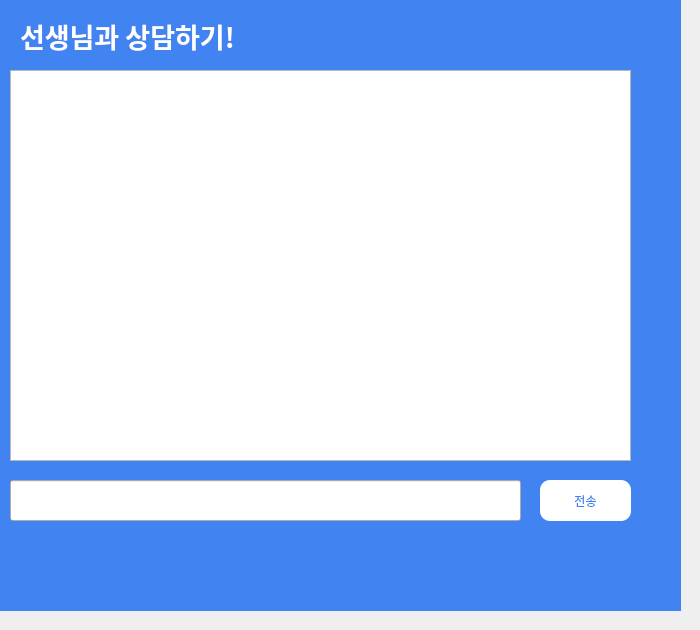
     <widget class="QWidget" name="page_6">
      <widget class="QListWidget" name="chatlistWidget">
       <property name="geometry">
        <rect>
         <x>10</x>
         <y>70</y>
         <width>621</width>
         <height>391</height>
        </rect>
       </property>
       <property name="font">
        <font>
         <family>배달의민족 한나체 Pro</family>
         <pointsize>12</pointsize>
        </font>
       </property>
      </widget>
      <widget class="QLabel" name="label_9">
       <property name="geometry">
        <rect>
         <x>20</x>
         <y>15</y>
         <width>261</width>
         <height>41</height>
        </rect>
       </property>
       <property name="font">
        <font>
         <family>배달의민족 한나체 Pro</family>
         <pointsize>20</pointsize>
         <weight>75</weight>
         <bold>true</bold>
        </font>
       </property>
       <property name="styleSheet">
        <string notr="true">color:rgb(255,255,255);</string>
       </property>
       <property name="text">
        <string>선생님과 상담하기!</string>
       </property>
      </widget>
      <widget class="QLineEdit" name="chatline">
       <property name="geometry">
        <rect>
         <x>10</x>
         <y>480</y>
         <width>511</width>
         <height>41</height>
        </rect>
       </property>
       <property name="font">
        <font>
         <pointsize>22</pointsize>
        </font>
       </property>
      </widget>
      <widget class="QPushButton" name="chatsend_btn">
       <property name="geometry">
        <rect>
         <x>540</x>
         <y>480</y>
         <width>91</width>
         <height>41</height>
        </rect>
       </property>
       <property name="styleSheet">
        <string notr="true">background-color:rgb(255,255,255);

color:rgb(65,131,240);
border-radius: 10px;</string>
       </property>
       <property name="text">
        <string>전송</string>
       </property>
      </widget>
      <widget class="QLabel" name="label_21">
       <property name="geometry">
        <rect>
         <x>-10</x>
         <y>-10</y>
         <width>691</width>
         <height>621</height>
        </rect>
       </property>
       <property name="styleSheet">
        <string notr="true">background-color:rgb(65,131,240);
color:white;
</string>
       </property>
       <property name="text">
        <string/>
       </property>
      </widget>
      <zorder>label_21</zorder>
      <zorder>chatlistWidget</zorder>
      <zorder>label_9</zorder>
      <zorder>chatline</zorder>
      <zorder>chatsend_btn</zorder>
     </widget>
